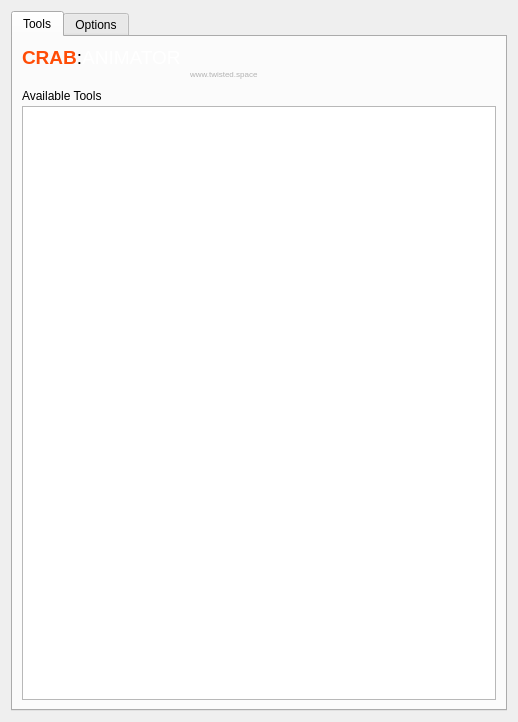
<?xml version="1.0" encoding="UTF-8"?>
<ui version="4.0">
 <class>Form</class>
 <widget class="QWidget" name="Form">
  <property name="geometry">
   <rect>
    <x>0</x>
    <y>0</y>
    <width>518</width>
    <height>722</height>
   </rect>
  </property>
  <property name="windowTitle">
   <string>Form</string>
  </property>
  <layout class="QVBoxLayout" name="verticalLayout_2">
   <item>
    <widget class="QTabWidget" name="tabWidget">
     <property name="currentIndex">
      <number>0</number>
     </property>
     <widget class="QWidget" name="tab">
      <attribute name="title">
       <string>Tools</string>
      </attribute>
      <layout class="QVBoxLayout" name="verticalLayout">
       <item>
        <layout class="QVBoxLayout" name="verticalLayout_5" stretch="0,1">
         <item>
          <layout class="QHBoxLayout" name="horizontalLayout_7" stretch="0,0">
           <item>
            <layout class="QVBoxLayout" name="verticalLayout_6">
             <property name="spacing">
              <number>0</number>
             </property>
             <item>
              <widget class="QLabel" name="label_7">
               <property name="text">
                <string>&lt;html&gt;&lt;head/&gt;&lt;body&gt;&lt;p&gt;&lt;span style=&quot; font-size:14pt; font-weight:600; color:#ff4d07;&quot;&gt;CRAB&lt;/span&gt;&lt;span style=&quot; font-size:14pt;&quot;&gt;:&lt;/span&gt;&lt;span style=&quot; font-size:14pt; color:#ffffff;&quot;&gt;ANIMATOR&lt;/span&gt;&lt;/p&gt;&lt;/body&gt;&lt;/html&gt;</string>
               </property>
              </widget>
             </item>
             <item>
              <layout class="QHBoxLayout" name="horizontalLayout_8">
               <property name="spacing">
                <number>0</number>
               </property>
               <item>
                <spacer name="horizontalSpacer_7">
                 <property name="orientation">
                  <enum>Qt::Horizontal</enum>
                 </property>
                 <property name="sizeHint" stdset="0">
                  <size>
                   <width>40</width>
                   <height>10</height>
                  </size>
                 </property>
                </spacer>
               </item>
               <item>
                <widget class="QLabel" name="label_8">
                 <property name="maximumSize">
                  <size>
                   <width>16777215</width>
                   <height>10</height>
                  </size>
                 </property>
                 <property name="text">
                  <string>&lt;html&gt;&lt;head/&gt;&lt;body&gt;&lt;p&gt;&lt;span style=&quot; font-size:6pt; color:#b3b3b3;&quot;&gt;www.twisted.space&lt;/span&gt;&lt;/p&gt;&lt;/body&gt;&lt;/html&gt;</string>
                 </property>
                </widget>
               </item>
              </layout>
             </item>
             <item>
              <spacer name="verticalSpacer_3">
               <property name="orientation">
                <enum>Qt::Vertical</enum>
               </property>
               <property name="sizeHint" stdset="0">
                <size>
                 <width>1</width>
                 <height>1</height>
                </size>
               </property>
              </spacer>
             </item>
            </layout>
           </item>
           <item>
            <spacer name="horizontalSpacer_8">
             <property name="orientation">
              <enum>Qt::Horizontal</enum>
             </property>
             <property name="sizeHint" stdset="0">
              <size>
               <width>40</width>
               <height>20</height>
              </size>
             </property>
            </spacer>
           </item>
          </layout>
         </item>
         <item>
          <layout class="QVBoxLayout" name="verticalLayout_21">
           <property name="spacing">
            <number>0</number>
           </property>
           <item>
            <layout class="QHBoxLayout" name="horizontalLayout_13">
             <item>
              <widget class="QLabel" name="label_9">
               <property name="text">
                <string>Available Tools</string>
               </property>
              </widget>
             </item>
             <item>
              <spacer name="horizontalSpacer_9">
               <property name="orientation">
                <enum>Qt::Horizontal</enum>
               </property>
               <property name="sizeHint" stdset="0">
                <size>
                 <width>40</width>
                 <height>20</height>
                </size>
               </property>
              </spacer>
             </item>
            </layout>
           </item>
           <item>
            <layout class="QHBoxLayout" name="horizontalLayout_14">
             <property name="spacing">
              <number>0</number>
             </property>
             <item>
              <widget class="AnimationToolListWidget" name="toolList">
               <property name="iconSize">
                <size>
                 <width>64</width>
                 <height>64</height>
                </size>
               </property>
              </widget>
             </item>
            </layout>
           </item>
          </layout>
         </item>
        </layout>
       </item>
      </layout>
     </widget>
     <widget class="QWidget" name="tab_2">
      <attribute name="title">
       <string>Options</string>
      </attribute>
     </widget>
    </widget>
   </item>
  </layout>
 </widget>
 <customwidgets>
  <customwidget>
   <class>AnimationToolListWidget</class>
   <extends>QListWidget</extends>
   <header>crab/apps/animator/core.h</header>
  </customwidget>
 </customwidgets>
 <resources/>
 <connections/>
</ui>
